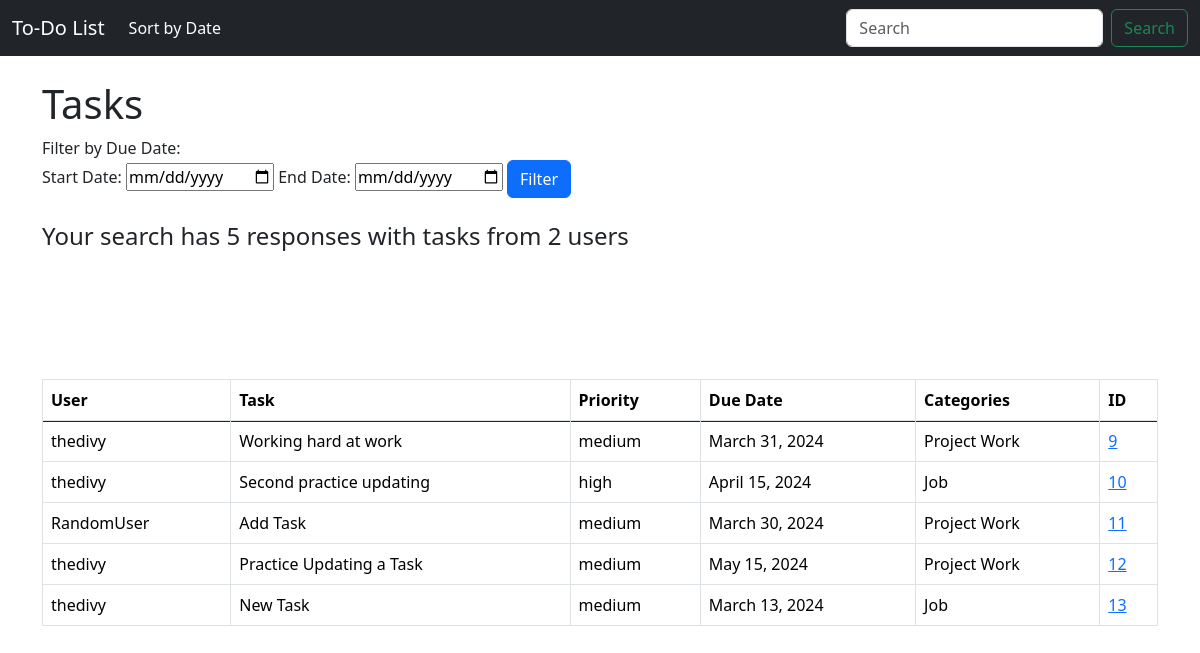
/playground/view_report/, run on the app's committed database.
### playground/models.py (models this page shows, shortened)
class Task(models.Model):
    PRIORITY_CHOICES = [
        ('low', 'Low'),
        ('medium', 'Medium'),
        ('high', 'High'),
    ]
    STATUS_CHOICES = [
        ('pending', 'Pending'),
        ('completed', 'Completed'),
        ('overdue', 'Overdue'),
    ]
    user = models.ForeignKey(User, on_delete=models.CASCADE)
    task_description = models.TextField()
    due_date = models.DateField()
    priority = models.CharField(max_length=10, choices=PRIORITY_CHOICES)
    status = models.CharField(max_length=10, choices=STATUS_CHOICES)
    categories = models.ManyToManyField('Category', related_name='tasks')

class User(models.Model):
    username = models.CharField(max_length=50, unique=True)
    def __str__(self):
        return self.username

class Category(models.Model):
    category_name = models.CharField(max_length=50, unique=True)

### playground/views.py (the view)
# urls.py: path('view_report/', views.view_report, name = 'view_report')
def view_report(request):
    form = TaskFilterForm(request.GET or None)
    tasksOrig = Task.objects.all()
    tasks = tasksOrig
    statistic = tasks.raw("Select id, COUNT(DISTINCT user_id) as cnt FROM playground_task")
    users = 0
    for item in statistic:
        users = item.cnt
    statistic = tasks.raw("Select id, COUNT(*) as cnt FROM playground_task")
    queries = 0
    for item in statistic:
        queries = item.cnt
    if request.method == "GET":
        if form.is_valid():
            start_due_date = form.cleaned_data.get('start_due_date')
            end_due_date = form.cleaned_data.get('end_due_date')
            if start_due_date and end_due_date:
                tasks = tasksOrig.raw("SELECT * FROM playground_task WHERE due_date >= %s AND due_date <= %s", [start_due_date, end_due_date])
                statistic = tasksOrig.raw("Select id, Count(*) as cnt FROM (SELECT * FROM playground_task WHERE due_date >= %s AND due_date <= %s)", [start_due_date, end_due_date])
                for item in statistic:
                    queries = item.cnt
                statistic = tasksOrig.raw("Select id, Count(DISTINCT user_id) as cnt FROM (SELECT * FROM playground_task WHERE due_date >= %s AND due_date <= %s)", [start_due_date, end_due_date])
                for item in statistic:
                    users = item.cnt
    return render(request, 'view_report.html', {'form':form, 'tasks':tasks, 'users':users, 'queries': queries})

### playground/forms.py
class TaskFilterForm(forms.Form):
    start_due_date = forms.DateField(label='Start Due Date', required=False)
    end_due_date = forms.DateField(label='End Due Date', required=False)

### playground/templates/view_report.html (shortened to what this page needs)
{% extends 'base.html' %}
{% block content %}
<h1>Tasks</h1>
<form method="GET" action="{% url 'view_report' %}">
    <div class="form-group">
        <label for="due_date">Filter by Due Date:</label> <br>
        <label for="due_date">Start Date:</label>
        <input type="date" id="start_due_date" name="start_due_date">
        <label for="due_date">End Date:</label>
        <input type="date" id="end_due_date" name="end_due_date">
        <button type="submit" class="btn btn-primary">Filter</button>
    </div>
</form> <br>
<h4>Your search has {{ queries }} responses with tasks from {{ users }} users</h4>
<table class="table table-hover table-bordered">
    <thead>
      <tr>
        <th scope="col">User</th>
        <th scope="col">Task</th>
        <th scope="col">Priority</th>
        <th scope="col">Due Date</th>
        <th scope="col">Categories</th>
        <th scope="col">ID</th>
      </tr>
    </thead>
    <tbody class="table-group-divider">
      <tr>
        {% if tasks %}
        {% for task in tasks %}
            <tr>
                <td>{{ task.user }}</td>
                <td>{{ task.task_description }}</td>
                <td>{{ task.priority }}</td>
                <td>{{ task.due_date }}</td>
                <td>
                    {% for category in task.categories.all %}
                        {{ category.category_name }}
                    {% endfor %}
                </td>
                <td><a href="{% url 'task' task.id %}">{{ task.id }}</a></td>
                <br/>
            </tr>
        {% endfor %}
    {% endif %}
    </tr>
</tbody>
</table>
{% endblock %}

### data on the page
Task: user "thedivy", task_description "Working hard at work", priority "medium", due_date "March 31, 2024", id "9"
Category: category_name "Project Work"
Task: user "thedivy", task_description "Second practice updating", priority "high", due_date "April 15, 2024", id "10"
Category: category_name "Job"
Task: user "RandomUser", task_description "Add Task", priority "medium", due_date "March 30, 2024", id "11"
Task: user "thedivy", task_description "Practice Updating a Task", priority "medium", due_date "May 15, 2024", id "12"
Task: user "thedivy", task_description "New Task", priority "medium", due_date "March 13, 2024", id "13"

### other printed values
{{ queries }} "5"
{{ users }} "2"
